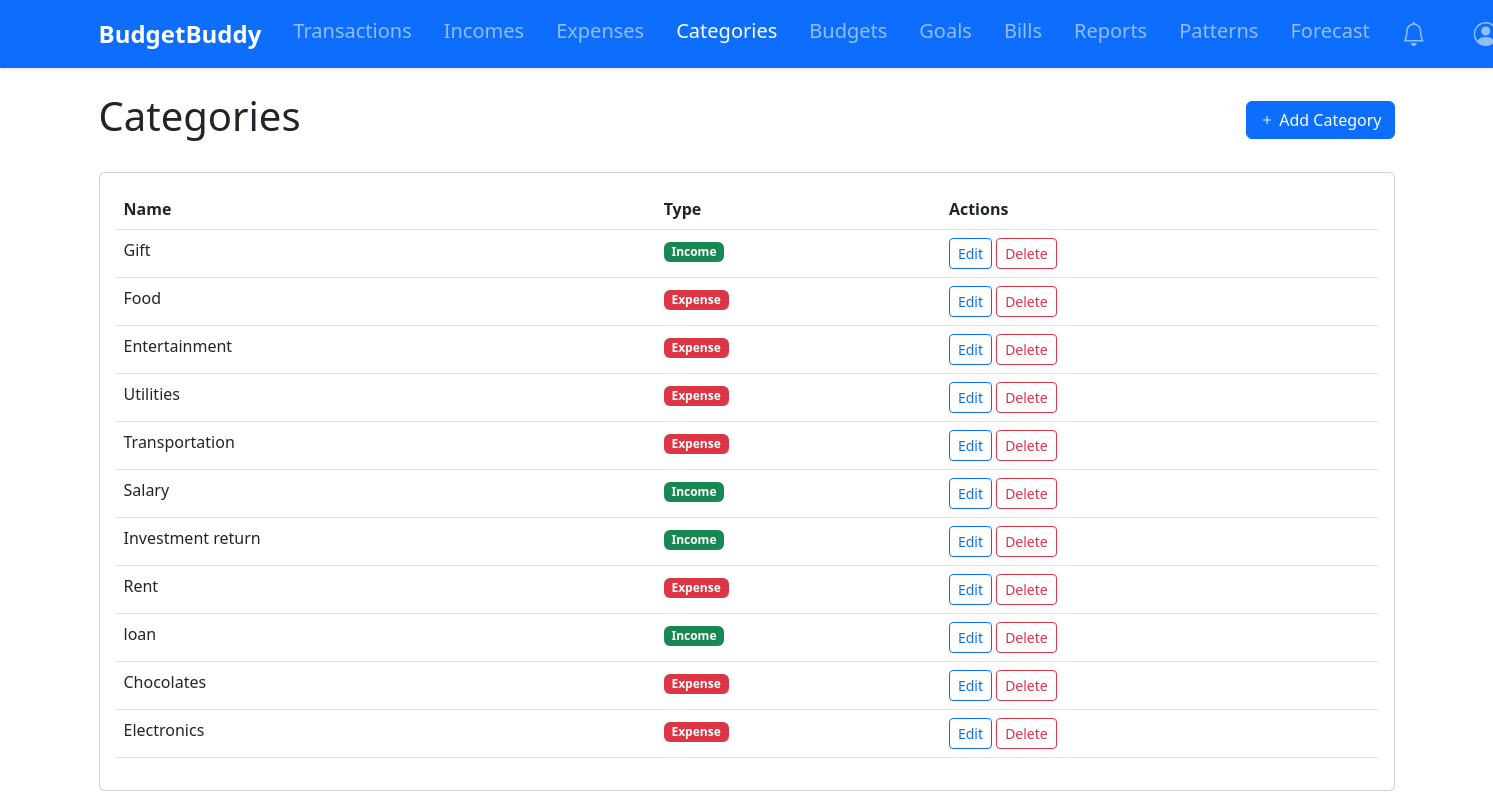
Page /categories/ (signed in) on the committed database.
### tracker/models.py (models this page shows)
class Category(models.Model):
    name = models.CharField(max_length=100)
    user = models.ForeignKey(User, on_delete=models.CASCADE)
    CATEGORY_TYPES = [
        ('IN', 'Income'),
        ('EX', 'Expense'),
    ]
    category_type = models.CharField(max_length=2, choices=CATEGORY_TYPES)
    def __str__(self):
        return f"{self.name} ({self.get_category_type_display()})"

### tracker/views.py (the view)
# urls.py: path('categories/', views.category_list, name='categories'),
@login_required
def category_list(request):
    categories = Category.objects.filter(user=request.user)
    return render(request, 'tracker/category_list.html', {'categories': categories})

### tracker/context_processors.py (called while the page is built)
def notifications_count(request):
    if request.user.is_authenticated:
        return {
            'unread_notifications_count': Notification.objects.filter(
                user=request.user,
                is_read=False
            ).count()
        }
    return {'unread_notifications_count': 0}

### tracker/models.py (called while the page is built)
    def progress(self):
        expenses = Transaction.objects.filter(
            user=self.user,
            category=self.category,
            date__gte=self.start_date,
            date__lte=self.end_date
        ).aggregate(total=models.Sum('amount'))['total'] or 0
        return (expenses / self.amount) * 100 if self.amount else 0

    def progress(self):
        return (self.current_amount / self.target_amount) * 100 if self.target_amount else 0

### tracker/utils.py (called while the page is built, shortened)
def should_send_notification(notification_type, user, message):
    now = timezone.now()
    threshold = {
        'BUDGET': timedelta(hours=12),
        'GOAL': timedelta(days=1),
        'BILL': timedelta(days=1)
    }.get(notification_type, timedelta(days=1))
    existing = Notification.objects.filter(
        user=user,
        notification_type=notification_type,
        message=message,
        is_active=True
    ).order_by('-last_sent').first()
    if not existing:
        return True
    if existing.repeat_frequency == 'ONCE':
        return False
    elif existing.repeat_frequency == 'DAILY' and (now - existing.last_sent) >= timedelta(days=1):
        return True
    elif existing.repeat_frequency == 'WEEKLY' and (now - existing.last_sent) >= timedelta(weeks=1):
        return True
    return False

def create_notification(user, message, notification_type, repeat_frequency='ONCE'):
    if should_send_notification(notification_type, user, message):
        Notification.objects.create(
            user=user,
            message=message,
            notification_type=notification_type,
            repeat_frequency=repeat_frequency
        )

def check_bill_reminders(user):
    try:
        prefs = NotificationPreference.objects.get(user=user)
    except NotificationPreference.DoesNotExist:
        prefs = NotificationPreference(user=user)
    if not prefs.bill_reminders:
        return
    upcoming_bills = Bill.objects.filter(
        user=user,
        is_paid=False,
        due_date__lte=timezone.now().date() + timedelta(days=prefs.bill_days_prior)
    )

### templates/tracker/category_list.html (shortened to what this page needs)
{% extends 'base.html' %}
{% block content %}
<div class="d-flex justify-content-between align-items-center mb-4">
    <h1>Categories</h1>
    <a href="{% url 'add_category' %}" class="btn btn-primary">
        <i class="bi bi-plus"></i> Add Category
    </a>
</div>
<div class="card">
    <div class="card-body">
        <div class="table-responsive">
            <table class="table table-hover">
                <thead>
                    <tr>
                        <th>Name</th>
                        <th>Type</th>
                        <th>Actions</th>
                    </tr>
                </thead>
                <tbody>
                    {% for category in categories %}
                    <tr>
                        <td>{{ category.name }}</td>
                        <td>
                            <span class="badge bg-{% if category.category_type == 'IN' %}success{% else %}danger{% endif %}">
                                {{ category.get_category_type_display }}
                            </span>
                        </td>
                        <td>
                            <a href="{% url 'edit_category' category.pk %}" class="btn btn-sm btn-outline-primary">Edit</a>
                            <a href="{% url 'delete_category' category.pk %}" class="btn btn-sm btn-outline-danger">Delete</a>
                        </td>
                    </tr>
                    {% empty %}
                    <tr>
                        <td colspan="3" class="text-center">No categories found.</td>
                    </tr>
                    {% endfor %}
                </tbody>
            </table>
        </div>
    </div>
</div>
{% endblock %}

### rows in the picture
Category: name "Gift", category_type "Income"
Category: name "Food", category_type "Expense"
Category: name "Entertainment", category_type "Expense"
Category: name "Utilities", category_type "Expense"
Category: name "Transportation", category_type "Expense"
Category: name "Salary", category_type "Income"
Category: name "Investment return", category_type "Income"
Category: name "Rent", category_type "Expense"
Category: name "loan", category_type "Income"
Category: name "Chocolates", category_type "Expense"
Category: name "Electronics", category_type "Expense"
